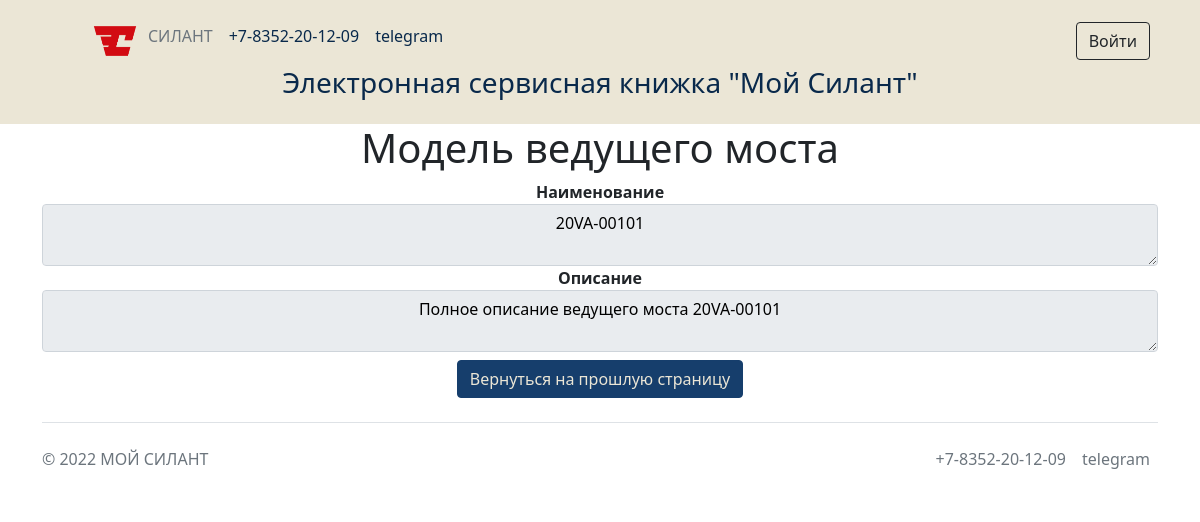
Screenshot of /cars/dictionary/driveAxleModel/1/ with the database file from the repository.
### silant/models.py (models this page shows, shortened)
class Base_dictionary(models.Model):
    name = models.TextField(unique=True, verbose_name='Название')
    description = models.TextField(blank=True, verbose_name='Описание')
    class Meta:
        abstract = True

class Drive_axle_model(Base_dictionary):
    class Meta:
        verbose_name = 'Модель ведущего моста'
        verbose_name_plural = 'Модели ведущего моста'

### silant/views.py (the view)
# urls.py: path('dictionary/<str:type>/<int:id>/', cardirectory),
def cardirectory (request, id, type): #Функция по форме отображения каждого справочника Модель
    if type == "techniqueModel":
        namegroup = 'Модель техники'
        item = Technique_model.objects.get(id=id)
    elif type == "engineModel":
        namegroup = 'Модель двигателя'
        item = Engine_model.objects.get(id=id)
    elif type == "transmissionModel":
        namegroup = 'Модель трансмиссии'
        item = Transmission_model.objects.get(id=id)
    elif type == "driveAxleModel":
        namegroup = 'Модель ведущего моста'
        item = Drive_axle_model.objects.get(id=id)
    elif type == "steerableAxleModel":
        namegroup = 'Модель управляемого моста'
        item = Steerable_axle_model.objects.get(id=id)
    elif type == "ServiceCompany":
        namegroup = 'Сервисная организация'
        item = Service_company.objects.get(id=id)
    return render(request, 'dictionary.html', {'item': item, 'namegroup' : namegroup, 'type' : type})

### templates/dictionary.html (shortened to what this page needs)
{% extends 'flatpages/default.html' %}
{% block content %}
<h1>{{namegroup}}</h1>
<form action="/cars/dictionary/save/" method="post" enctype="multipart/form-data">
    <div>
        <label>
            <b>Наименование</b>
        </label>
        {% if perms.silant.add_car %}
            <textarea name="name" maxlength="30" required="" id="id_name" class="form-control text-black text-center">{{ item.name }}</textarea>
        {% else %}
            <textarea name="name" maxlength="30" required="" id="id_name" class="form-control text-black text-center" disabled>{{ item.name }}</textarea>
        {% endif %}
    </div>
    <div>
        <label>
            <b>Описание</b>
        </label>
        {% if perms.silant.add_car %}
            <textarea name="description" maxlength="100" required="" id="id_description" class="form-control text-black text-center">{{ item.description }}</textarea>
        {% else %}
            <textarea name="description" maxlength="100" required="" id="id_description" class="form-control text-black text-center" disabled>{{ item.description }}</textarea>
        {% endif %}
    </div>
    <div>
        <a href="javascript:history.back()" class="btn btn-silant-blue">Вернуться на прошлую страницу</a>
    </div>
</form>
{% endblock content %}

### static/css/custom.css (style rules this page uses)
:root { --silent-blue: #163e6c; --silent-dark-blue: #09294b; --silent-red: #d20a11; --silent-dark-red: #930f14; --silent-sands: #ebe6d6; }
.btn-silant-blue { color: var(--silent-sands); background-color: var(--silent-blue); border-color: var(--silent-blue); }

### rows the page displays
Drive_axle_model: name "20VA-00101", description "Полное описание ведущего моста 20VA-00101"

### other values shown
{{ namegroup }} "Модель ведущего моста"
